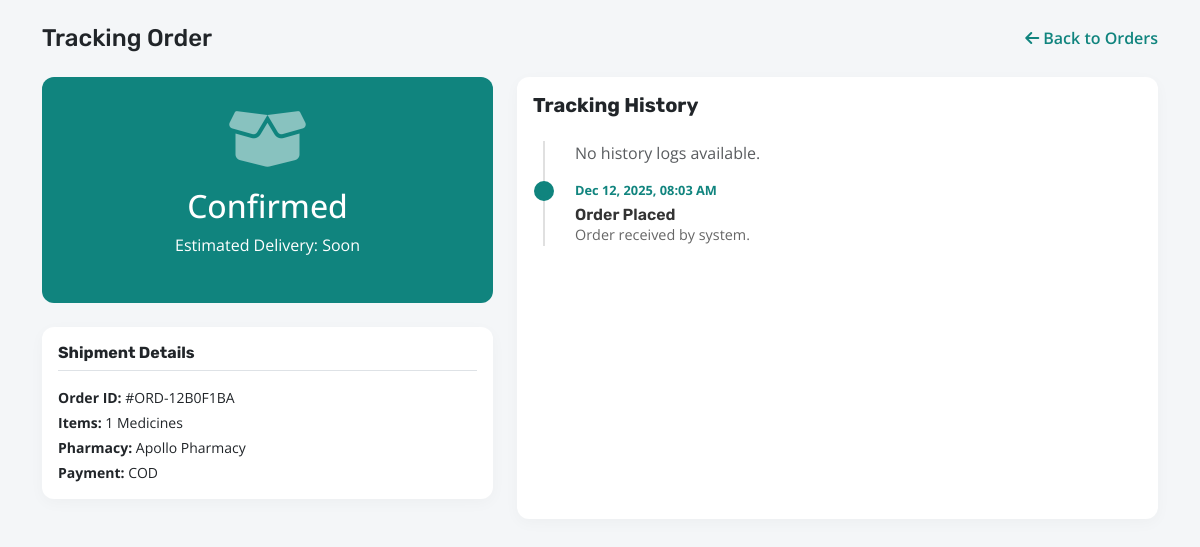
Screenshot of /track_order/ORD-12B0F1BA/ (signed in) with the database file from the repository.
### myapp/models.py (models this page shows, shortened)
class Order(models.Model):
    medicine = models.ForeignKey(Medicine, on_delete=models.CASCADE)
    user = models.ForeignKey(Register, on_delete=models.CASCADE)
    fname = models.CharField(max_length=100)
    lname = models.CharField(max_length=100, blank=True, null=True)
    phone = models.CharField(max_length=20)
    email = models.EmailField(blank=True, null=True)
    address = models.TextField()
    state = models.CharField(max_length=100, blank=True, null=True)
    country = models.CharField(max_length=100, blank=True, null=True)
    zip = models.CharField(max_length=20)
    quantity = models.PositiveIntegerField()
    notes = models.TextField(blank=True, null=True)
    created_at = models.DateTimeField(auto_now_add=True)
    status = models.CharField(max_length=50, default='Pending')
    assigned_pharmacy = models.ForeignKey(Pharmacy, on_delete=models.SET_NULL, null=True, blank=True)
    processed_by_name = models.CharField(max_length=100, blank=True, null=True)
    assigned_agent = models.ForeignKey(DeliveryAgent, on_delete=models.SET_NULL, null=True, blank=True)
    order_group_id = models.CharField(max_length=100, blank=True, null=True)
    payment_mode = models.CharField(max_length=50, default="COD")

class Pharmacy(models.Model):
    name = models.CharField(max_length=100)
    location = models.CharField(max_length=100)
    address = models.TextField()
    contact = models.CharField(max_length=20)
    service_pincodes = models.TextField(help_text="Enter pincodes separated by comma", default="")
    is_active = models.BooleanField(default=True)
    email = models.EmailField(unique=True, null=True, blank=True)
    password = models.CharField(max_length=100, null=True, blank=True)
    rights = models.CharField(max_length=100, default="pharmacy")

### myapp/views.py (the view)
# urls.py: path('track_order/<str:group_id>/', views.track_order, name='track_order'),
def track_order(request, group_id):
    if 'uid' in request.session:
        uid = request.session['uid']
        user = Register.objects.get(id=uid)
        orders = Order.objects.filter(order_group_id=group_id, user=user)
        if not orders.exists():
            return redirect('/my_orders/')
        main_order = orders.first()
        history = OrderHistory.objects.filter(order=main_order).order_by('-timestamp')
        context = {
            'order': main_order,
            'history': history,
            'item_count': orders.count()
        }
        return render(request, "user/track_order.html", context)
    return redirect('/login/')

### myapp/templates/user/track_order.html (shortened to what this page needs)
<!DOCTYPE html>
<html lang="en">
<head>
  <link href="https://cdn.jsdelivr.net/npm/bootstrap@5.3.0/dist/css/bootstrap.min.css" rel="stylesheet">
  <link rel="stylesheet" href="https://cdnjs.cloudflare.com/ajax/libs/font-awesome/6.4.0/css/all.min.css">
</head>
<body>
<div class="container mt-4 mb-5">
    <div class="d-flex justify-content-between align-items-center mb-4">
        <h4 class="mb-0">Tracking Order</h4>
        <a href="{% url 'my_orders' %}" class="btn-back"><i class="fas fa-arrow-left"></i> Back to Orders</a>
    </div>
    <div class="row">
        <div class="col-md-5">
            <div class="status-banner mb-4 text-center">
                {% if order.status == 'Delivered' %}
                    <i class="fas fa-check-circle fa-4x mb-3 text-white-50"></i>
                    <h2>Delivered</h2>
                    <p>Package handed to customer</p>
                {% elif order.status == 'Out for Delivery' %}
                    <i class="fas fa-motorcycle fa-4x mb-3 text-white-50"></i>
                    <h2>On The Way</h2>
                    <p>Agent is out for delivery</p>
                {% else %}
                    <i class="fas fa-box-open fa-4x mb-3 text-white-50"></i>
                    <h2>{{ order.status }}</h2>
                    <p>Estimated Delivery: Soon</p>
                {% endif %}
            </div>
            <div class="card">
                <div class="card-body">
                    <h6 class="fw-bold border-bottom pb-2 mb-3">Shipment Details</h6>
                    <p class="mb-1 small"><strong>Order ID:</strong> #{{ order.order_group_id }}</p>
                    <p class="mb-1 small"><strong>Items:</strong> {{ item_count }} Medicines</p>
                    <p class="mb-1 small"><strong>Pharmacy:</strong> {{ order.assigned_pharmacy.name }}</p>
                    <p class="mb-0 small"><strong>Payment:</strong> {{ order.payment_mode }}</p>
                </div>
            </div>
        </div>
        <div class="col-md-7">
            <div class="card h-100">
                <div class="card-body">
                    <h5 class="card-title fw-bold mb-4">Tracking History</h5>
                    <div class="timeline">
                        {% for event in history %}
                        <div class="timeline-item active">
                            <div class="timeline-icon"></div>
                            <div class="timeline-content">
                                <span class="time">{{ event.timestamp|date:"M d, Y, h:i A" }}</span>
                                <h6>{{ event.status }}</h6>
                                <p>{{ event.description }}</p>
                                <small class="text-muted fst-italic">Updated by: {{ event.action_by }}</small>
                            </div>
                        </div>
                        {% empty %}
                        <p class="text-muted">No history logs available.</p>
                        {% endfor %}
                        <div class="timeline-item active">
                            <div class="timeline-icon"></div>
                            <div class="timeline-content">
                                <span class="time">{{ order.created_at|date:"M d, Y, h:i A" }}</span>
                                <h6>Order Placed</h6>
                                <p>Order received by system.</p>
                            </div>
                        </div>
                    </div>
                </div>
            </div>
        </div>
    </div>
</div>
</body>
</html>

### myapp/templates/user/track_order.html (style rules this page uses)
body { background-color: #f4f6f8; font-family: 'Open Sans', sans-serif; }
h4, h5, h6 { font-family: 'Rubik', sans-serif; }
.card { border: none; border-radius: 12px; box-shadow: 0 4px 15px rgba(0,0,0,0.03); margin-bottom: 20px; }
.btn-back { color: #10847e; text-decoration: none; font-weight: 600; }
.timeline { position: relative; padding-left: 30px; border-left: 2px solid #e0e0e0; margin-top: 20px; margin-left: 10px; }
.timeline-item { position: relative; margin-bottom: 30px; }
.timeline-icon { position: absolute; left: -41px; top: 0; width: 20px; height: 20px; border-radius: 50%; background: white; border: 4px solid #ccc; }
.timeline-item.active .timeline-icon { border-color: #10847e; background: #10847e; }
.timeline-item.active .time { color: #10847e; font-weight: bold; }
.timeline-content h6 { margin: 0; font-weight: 600; color: #333; }
.timeline-content p { margin: 0; font-size: 0.9rem; color: #666; }
.time { font-size: 0.8rem; color: #999; margin-bottom: 5px; display: block; }
.status-banner { background: #10847e; color: white; padding: 30px; border-radius: 12px; }

### rows the page displays
Order: status "Confirmed", order_group_id "ORD-12B0F1BA", assigned_pharmacy.name "Apollo Pharmacy", payment_mode "COD", created_at "Dec 12, 2025, 08:03 AM"

### other values shown
{{ item_count }} "1"
